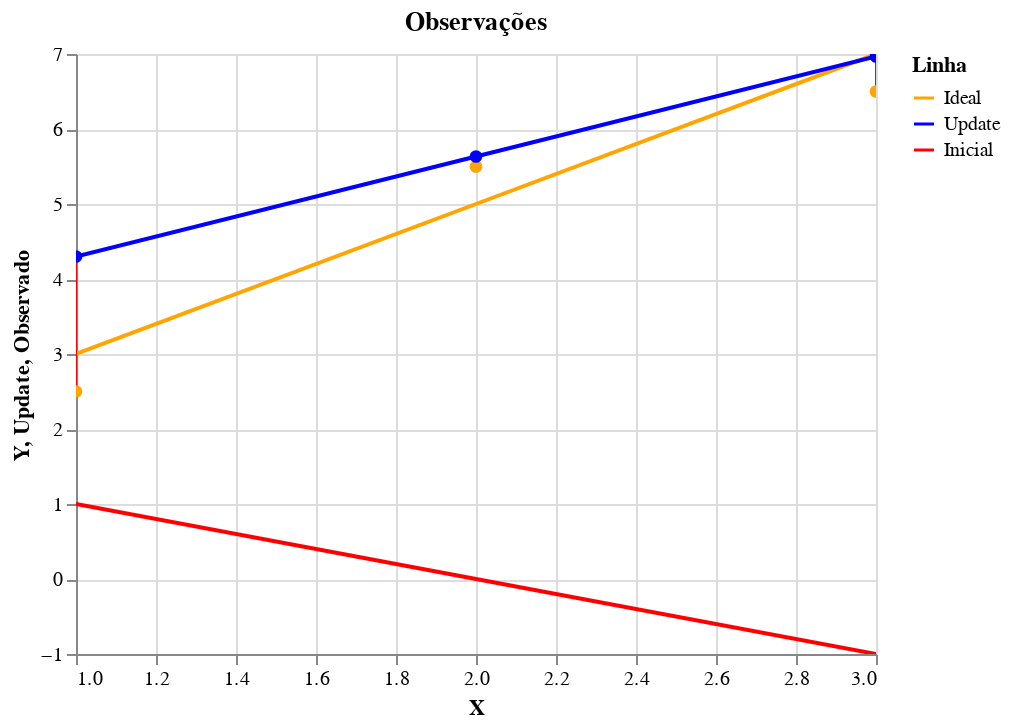

The code cell stored with this chart in its notebook:
### Markdown cell above
Ou seja, o para o nosso chute inicial, escolhemos:

* $m = -1$
* $b = 2$

$\therefore f(x) = y = -1 \cdot x + 2$

As linhas vermelhas mostram o erro, e a gente consegue conferir que o erro quadrático médio é:

$$E(m,b) =  \frac{1}{N}\sum_{obs=1}^{N}{(f(x_{obs}) - y_{obs})^2}$$
$$\therefore E(2,1) =  \frac{1}{3}\sum_{obs=1}^{N}{((-1 \cdot x_{obs} + 2) - y_{obs})^2}$$
$$\therefore E(2,1) =  \frac{1}{3}((-1 \cdot 1 + 2) - 2.5)^2 + ((-1 \cdot 2 + 2) - 3.5)^2 + ((-1 \cdot 3 + 2) - 6.5)^2)$$
$$\therefore E(2,1) =  29.58$$

Uma maneira de intrepertar esse erro é a diferença média ao quadrado. Poderíamos tirar a raiz quadrada do erro para termos um valor mais interpretável, mas como você vai ver daqui a pouco, vamos tirar a derivada desse valor. Raízes complicam esse processo. Além do mais, independentemente ser ao quadrado ou não, estamos procurando o mínimo desse erro.

#### Melhorando o chute

Lembrando que os nossos são atualizados de acordo com o que discutimos acima:

$$m \leftarrow m - \alpha \cdot \frac{2}{N}\sum_{obs=1}^{N}{(f(x_{obs}) - y_{obs})} \cdot x_{obs}$$

$$b \leftarrow b - \alpha \cdot \frac{2}{N}\sum_{obs=1}^{N}{(f(x_{obs}) - y_{obs})} \cdot 1$$

Vamos escolher nossa taxa de aprendizado arbitrariamente ($\alpha = 0.1$). Então os nossos novos pesos ficam:

$$m \leftarrow -1 - 0.1 \cdot \frac{2}{3}((-1 \cdot 1 + 2) - 2.5) + ((-1 \cdot 2 + 2) - 3.5) + ((-1 \cdot 3 + 2) - 6.5)) \cdot -1$$

$$b \leftarrow 2 - 0.1 \cdot \frac{2}{3}((-1 \cdot 1 + 2) - 2.5) + ((-1 \cdot 2 + 2) - 3.5) + ((-1 \cdot 3 + 2) - 6.5)) \cdot 1$$

$$\therefore$$

$$m \leftarrow 1.33$$

$$b \leftarrow 2.97$$

<!--  gif--> -- manim

E com esses novos valores de $m$ e $b$ o nosso erro vai de **29.58** para **1.16** (fique à vontade pra verificar)!

<div style="text-align:center"><img src="https://media.giphy.com/media/lMVNl6XxTvXgs/giphy.gif" width="30%"/></div>

### Code cell
#hide_input
from typing import List
import numpy as np
import pandas as pd
import altair as alt

# converta os numpy arrays de volta para listas (por conveniencia)
y_chute = y_chute.tolist()
x = x.tolist()

# dataframes
df_linhas = pd.DataFrame({
    'Y': y_ideal + y_update + y_chute,
    'X': x + x + x,
    'Linha': ['Ideal']*3 + ['Update']*3 + ['Inicial']*3
})

df_pontos = pd.DataFrame({
    'X': x,
    'Observado': y_obs,
    'Update': y_update
})

# plots
plt_linhas = alt.Chart(df_linhas).encode(
    x='X',
    y='Y',
    color=alt.Color('Linha', scale=alt.Scale(domain=['Ideal', 'Update', 'Inicial'], range=['orange', 'blue', 'red']))
)

plt_pontos = alt.Chart(df_pontos).encode(
    x='X',
    y='Y',
)

plt_diff = alt.Chart(df_pontos).encode(
    alt.X('X:Q'),
    alt.Y('Update:Q'),
    alt.Y2('Ideal:Q')
)


alt.layer(
    plt_linhas.mark_line(),
    plt_diff.mark_rule(color='red').encode(alt.X('X'), alt.Y('Update'), alt.Y2('Observado')),
    plt_pontos.mark_circle(color='orange', opacity=1, size=40).encode(x='X', y='Observado'),
    plt_pontos.mark_circle(color='blue', opacity=1, size=40).encode(x='X', y='Update'),
).properties(title='Observações').interactive()

### Figure 1 — Vega-Lite specification as saved in the notebook (floating-point values rounded to 4 significant figures)
{"config": {"view": {"continuousWidth": 400, "continuousHeight": 300}}, "layer": [{"data": {"name": "data-3b8a00a60b3dcaf633a86e948254f817"}, "mark": "line", "encoding": {"color": {"type": "nominal", "field": "Linha", "scale": {"domain": ["Ideal", "Update", "Inicial"], "range": ["orange", "blue", "red"]}}, "x": {"type": "quantitative", "field": "X"}, "y": {"type": "quantitative", "field": "Y"}}, "selection": {"selector003": {"type": "interval", "bind": "scales", "encodings": ["x", "y"]}}}, {"data": {"name": "data-5ba691d47a02c6fa322a10c75f4319f9"}, "mark": {"type": "rule", "color": "red"}, "encoding": {"x": {"type": "quantitative", "field": "X"}, "y": {"type": "quantitative", "field": "Update"}, "y2": {"field": "Observado"}}}, {"data": {"name": "data-5ba691d47a02c6fa322a10c75f4319f9"}, "mark": {"type": "circle", "color": "orange", "opacity": 1, "size": 40}, "encoding": {"x": {"type": "quantitative", "field": "X"}, "y": {"type": "quantitative", "field": "Observado"}}}, {"data": {"name": "data-5ba691d47a02c6fa322a10c75f4319f9"}, "mark": {"type": "circle", "color": "blue", "opacity": 1, "size": 40}, "encoding": {"x": {"type": "quantitative", "field": "X"}, "y": {"type": "quantitative", "field": "Update"}}}], "title": "Observações", "$schema": "https://vega.github.io/schema/vega-lite/v4.8.1.json", "datasets": {"data-3b8a00a60b3dcaf633a86e948254f817": [{"Y": 3.0, "X": 1, "Linha": "Ideal"}, {"Y": 5.0, "X": 2, "Linha": "Ideal"}, {"Y": 7.0, "X": 3, "Linha": "Ideal"}, {"Y": 4.3, "X": 1, "Linha": "Update"}, {"Y": 5.633, "X": 2, "Linha": "Update"}, {"Y": 6.967, "X": 3, "Linha": "Update"}, {"Y": 1.0, "X": 1, "Linha": "Inicial"}, {"Y": 0.0, "X": 2, "Linha": "Inicial"}, {"Y": -1.0, "X": 3, "Linha": "Inicial"}], "data-5ba691d47a02c6fa322a10c75f4319f9": [{"X": 1, "Observado": 2.5, "Update": 4.3}, {"X": 2, "Observado": 5.5, "Update": 5.633}, {"X": 3, "Observado": 6.5, "Update": 6.967}]}}
